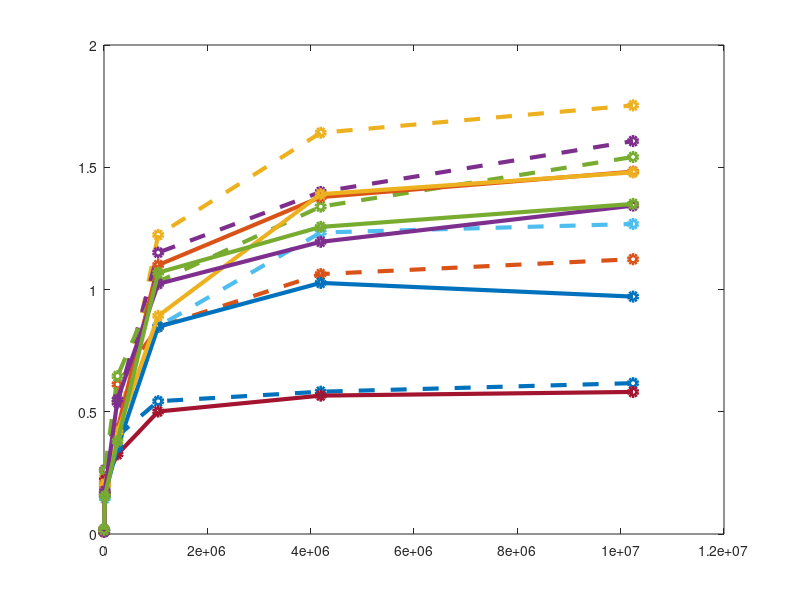
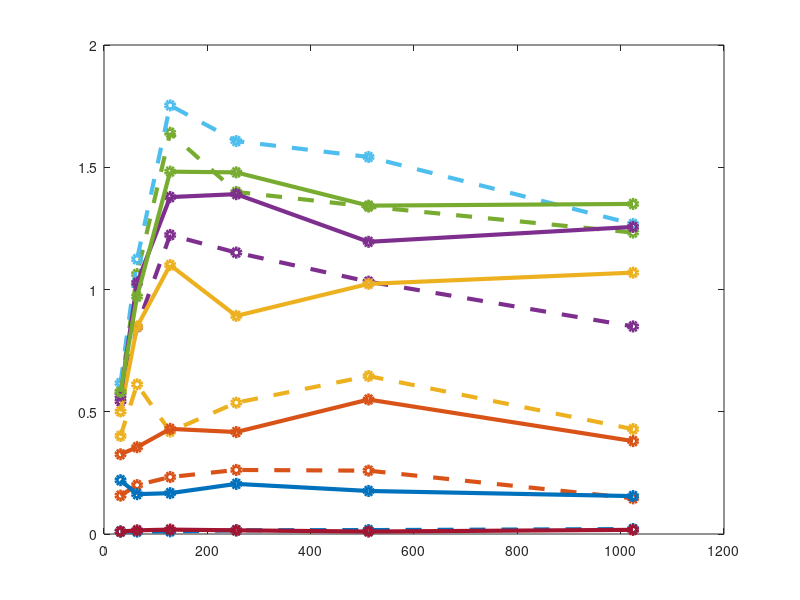
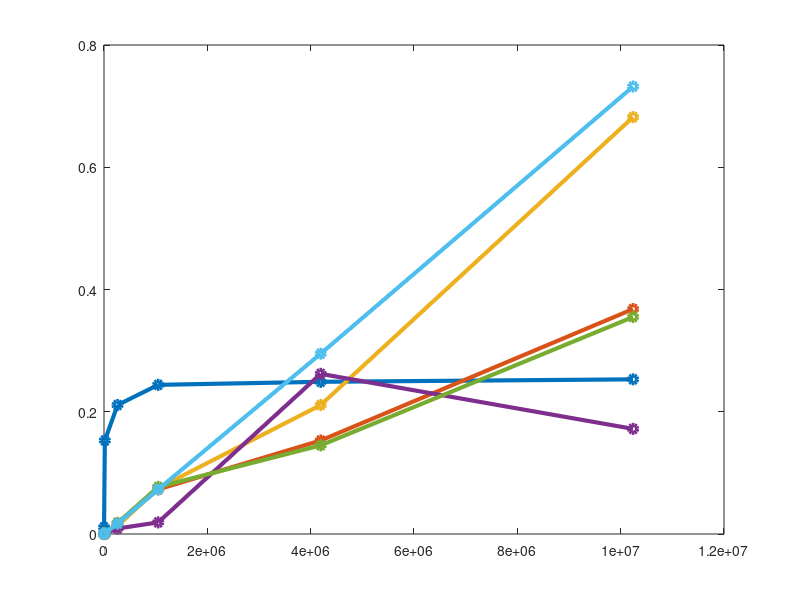
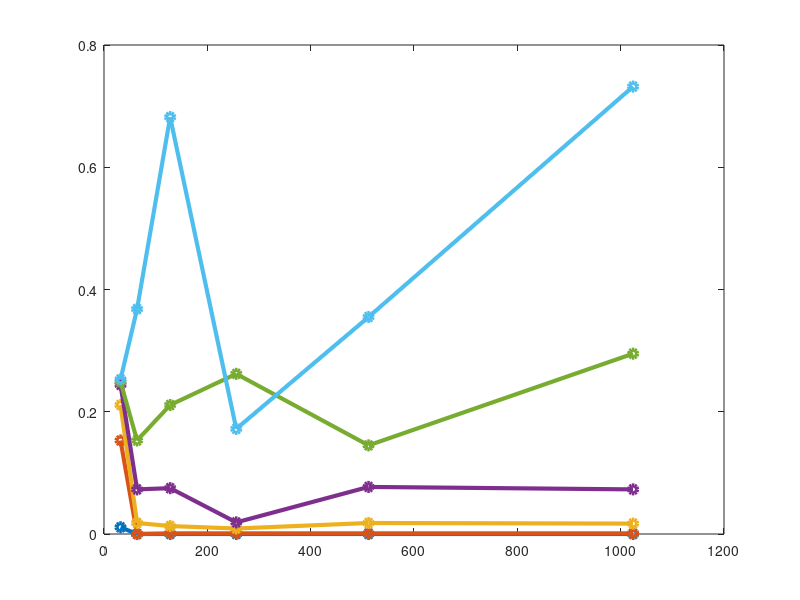

Write MATLAB code to recreate these figures, in order.
%% Plotting for project 5
% Paige Lorson
% Parallel Programming

close all
clear
clc

%% Import data
addpath('C:\Users\Paige\Documents\MATLAB\myFunctions')
data{1} = importdata('part1.txt',' ');
data{2} = importdata('part2.txt',' ');
data{3} = importdata('part3.txt',' ');

NUM_ELEMENTS{1} = unique(data{1}(:,1));
NUM_ELEMENTS{2} = unique(data{2}(:,1));
NUM_ELEMENTS{3} = unique(data{3}(:,1));

LOCAL_SIZE{1} = unique(data{1}(:,2));
LOCAL_SIZE{2} = unique(data{2}(:,2));
LOCAL_SIZE{3} = unique(data{3}(:,2));

% NUM_WORK_GROUPS{1} = unique(data{1}(:,3));
% NUM_WORK_GROUPS{2} = unique(data{2}(:,3));
% NUM_WORK_GROUPS{3} = unique(data{3}(:,3));

for i = 1:3
    L1 = length(NUM_ELEMENTS{i});
    for j = 1:L1
        L2 = length(LOCAL_SIZE{i});
        for k = 1:L2
            PERFORMANCE{i}(j,k) = data{i}(L2*(j-1)+k,4);
        end
    end
end

n1 = 3;
n2 = 4;
fig1 = figure(1); 
set(fig1,'units','normalized','outerposition',[0 0 0.75 1]);
for i = 1:2
    if i == 1
        LS = '--';
    end
    if i == 2
        LS = '-';
    end
    L2 = length(LOCAL_SIZE{i});

    for k = 1:L2%n2:floor(L2/n2)*n2
        plot(NUM_ELEMENTS{i}(1:floor(L1/n2):end),PERFORMANCE{i}(1:floor(L1/n2):end,k),'Marker','o','LineStyle',LS,'LineWidth',3)
        hold on
    end
end

fig2 = figure(2); 
set(fig2,'units','normalized','outerposition',[0 0 0.75 1]);
for i = 1:2
    if i == 1
        LS = '--';
    end
    if i == 2
        LS = '-';
    end
    L1 = length(NUM_ELEMENTS{i});
    for j = 1:L1%n1:floor(L1/n1)*n1
        plot(LOCAL_SIZE{i}(1:floor(L2/n2):end),PERFORMANCE{i}(j,1:floor(L2/n2):end),'Marker','o','LineStyle',LS,'LineWidth',3)
        hold on
    end
end

fig3 = figure(3); 
set(fig3,'units','normalized','outerposition',[0 0 0.75 1]);

for i = 3
    if i == 1
        LS = '--';
    end
    if i == 2
        LS = '-';
    end
    L2 = length(LOCAL_SIZE{i});

    for k = 1:L2
        plot(NUM_ELEMENTS{i}(1:floor(L1/n2):end),PERFORMANCE{i}(1:floor(L1/n2):end,k),'Marker','o','LineStyle',LS,'LineWidth',3)
        hold on
    end
end

fig4 = figure(4); 
set(fig4,'units','normalized','outerposition',[0 0 0.75 1]);
for i = 3
    if i == 1
        LS = '--';
    end
    if i == 2
        LS = '-';
    end
    L1 = length(NUM_ELEMENTS{i});
    for j = 1:L1%n1:floor(L1/n1)*n1
        plot(LOCAL_SIZE{i}(1:floor(L2/n2):end),PERFORMANCE{i}(j,1:floor(L2/n2):end),'Marker','o','LineStyle',LS,'LineWidth',3)
        hold on
    end
end
